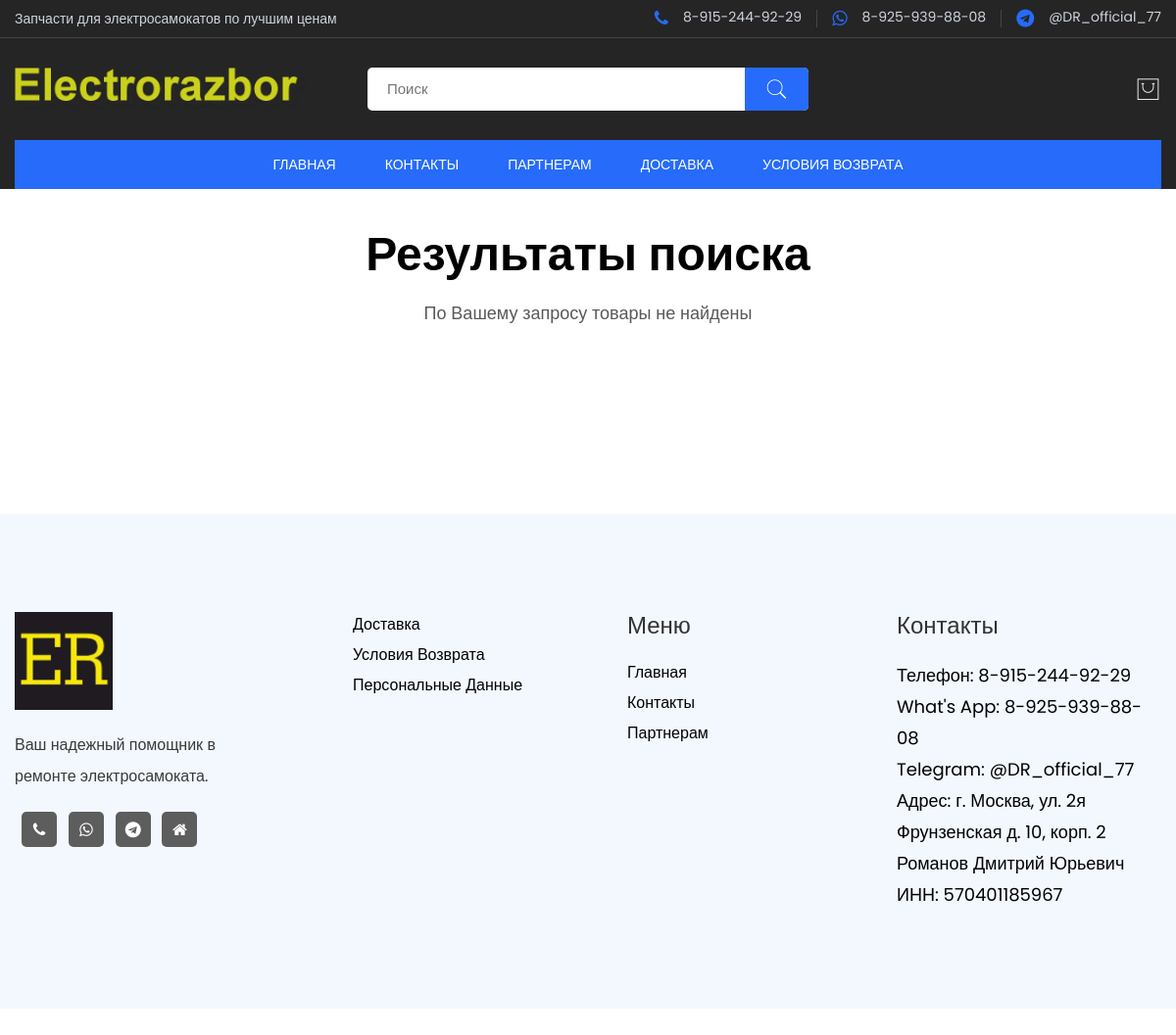
The app's page /search/ with its own data.
### coreapp/models.py (models this page shows, shortened)
class Contacts(models.Model):
    title = models.CharField(blank=False, max_length=180, verbose_name='Наименование')
    text = models.CharField(blank=False, max_length=180, verbose_name='Текст (выводимый)')
    link = models.CharField(blank=False, max_length=180, verbose_name='Ссылка', help_text='Например https://t.me/link')
    code = models.CharField(blank=False, default='fa-phone', max_length=180, verbose_name='Код иконки', help_text='Например fa-shower https://fontawesome.com/v4/icon/question')
    show_in_top = models.BooleanField(default=False, verbose_name='Выводить сверху')
    show_in_bottom = models.BooleanField(default=False, verbose_name='Выводить снизу')
    ranc = models.IntegerField(blank=False, default=1, verbose_name='Порядок вывода')
    class Meta:
        verbose_name = 'Контакт'
        verbose_name_plural = 'Контакты'
        ordering = ['ranc']

### coreapp/views.py (the view)
# urls.py: path('search/', views.search, name='search'),
def search(request):
    search_query = request.GET.get('query')
    print(search_query)
    if search_query:
        products = Products.objects.filter(Q(name__iregex=search_query))
    else:
        products = []
    return render(request, 'coreapp/search.html', {
        'firms': Firms.objects.all(),
        'products': products,
        'title': f'Поиск по сайту | {search_query} | Запчасти для электросамокатов. Недорого.',
        'description': 'Поиск по сайту | {search_query} | Продажа запчастей для электросамокатов. Помощь в подборе. Доставка.',
        'contacts': Contacts.objects.all(),
        })

### coreapp/templates/coreapp/search.html (shortened to what this page needs)
{% load static %}
{% include "layout/head.html" %}
<body>
    <div class="main-wrapper">
        {% include "layout/header.html" %}
        <div class="product-area pt-100px">
            <div class="container">
                <div class="product-area related-product">
                    <div class="container">
                        <div class="row">
                            <div class="col-12">
                                <div class="section-title text-center m-0">
                                    <h2 class="title">Результаты поиска</h2>
                                    {% if not products %}
                                    <p>По Вашему запросу товары не найдены</p>
                                    {% endif %}
                                </div>
                            </div>
                        </div>
                    </div>
                </div>
            </div>
        </div>
        <div class="shop-category-area pt-100px pb-100px">
        </div>
        {% include "layout/footer.html" %}
    </div>
</body>
</html>

### coreapp/templates/layout/contactsblock.html
{% for contact in contacts %}{% if contact.show_in_top %}
<li><a href="{{ contact.link }}"><i class="fa {{ contact.code }}"></i>{{ contact.text }}</a></li>
{% endif %}{% endfor %}

### coreapp/templates/layout/footer.html
{% load static %}
<div class="footer-area">
    <div class="footer-container">
        <div class="footer-top">
            <div class="container">
                <div class="row">
                    <div class="col-md-6 col-lg-3 mb-md-30px mb-lm-30px">
                        <div class="single-wedge">
                            <div class="footer-logo">
                                <a href="{% url 'coreapp:home' %}l"><img src="{% static 'electrorazbor.png' %}" alt="" style="width: 100px;"></a>
                            </div>
                            <p class="about-text">Ваш надежный помощник в ремонте электросамоката.</p>
                            <ul class="link-follow">
                                {% for contact in contacts %}
                                {% if contact.show_in_bottom %}
                                <li><a href="{{ contact.link }}"><i class="fa {{ contact.code }}"></i></a></li>
                                {% endif %}
                                {% endfor %}
                            </ul>
                        </div>
                    </div>
                    <div class="col-md-6 col-lg-3 col-sm-6 mb-lm-30px pl-lg-60px">
                        <div class="single-wedge">
                            <div class="footer-links">
                                <div class="footer-row">
                                    <ul class="align-items-center">
                                        <li class="li"><a class="single-link" href="{% url 'coreapp:delivery' %}">Доставка</a></li>
                                        <li class="li"><a class="single-link" href="{% url 'coreapp:uslovija_vozvrata' %}">Условия возврата</a></li>
                                        <li class="li"><a class="single-link" href="{% url 'coreapp:soglasie' %}">Персональные данные</a></li>
                                    </ul>
                                </div>
                            </div>
                        </div>
                    </div>
                    <div class="col-md-6 col-lg-3 col-sm-6 mb-lm-30px pl-lg-40px">
                        <div class="single-wedge">
                            <h4 class="footer-herading">Меню</h4>
                            <div class="footer-links">
                                <div class="footer-row">
                                    <ul class="align-items-center">
                                        <li class="li"><a class="single-link" href="{% url 'coreapp:home' %}">Главная</a></li>
                                        <li class="li"><a class="single-link" href="{% url 'coreapp:contacts' %}">Контакты</a></li>
                                        <li class="li"><a class="single-link" href="{% url 'coreapp:home' %}#partners">Партнерам</a></li>
                                    </ul>
                                </div>
                            </div>
                        </div>
                    </div>
                    <div class="col-md-6 col-lg-3 col-sm-12">
                        <div class="single-wedge">
                            <h4 class="footer-herading">Контакты</h4>
                            <div class="footer-links">
                                {% for contact in contacts %}
                                <p>{{ contact.title }}:<a href="{{ contact.link }}"> {{ contact.text }}</a></p>
                                {% endfor %}
                                <p>Романов Дмитрий Юрьевич</p>
                                <p>ИНН: 570401185967</p>
                            </div>
                        </div>
                    </div>
                </div>
            </div>
        </div>
    </div>
</div>

### records on screen
Contacts: text "8-915-244-92-29", title "Телефон"
Contacts: text "8-925-939-88-08", title "What's App"
Contacts: text "@DR_official_77", title "Telegram"
Contacts: title "Адрес", text "г. Москва, ул. 2я Фрунзенская д. 10, корп. 2"
